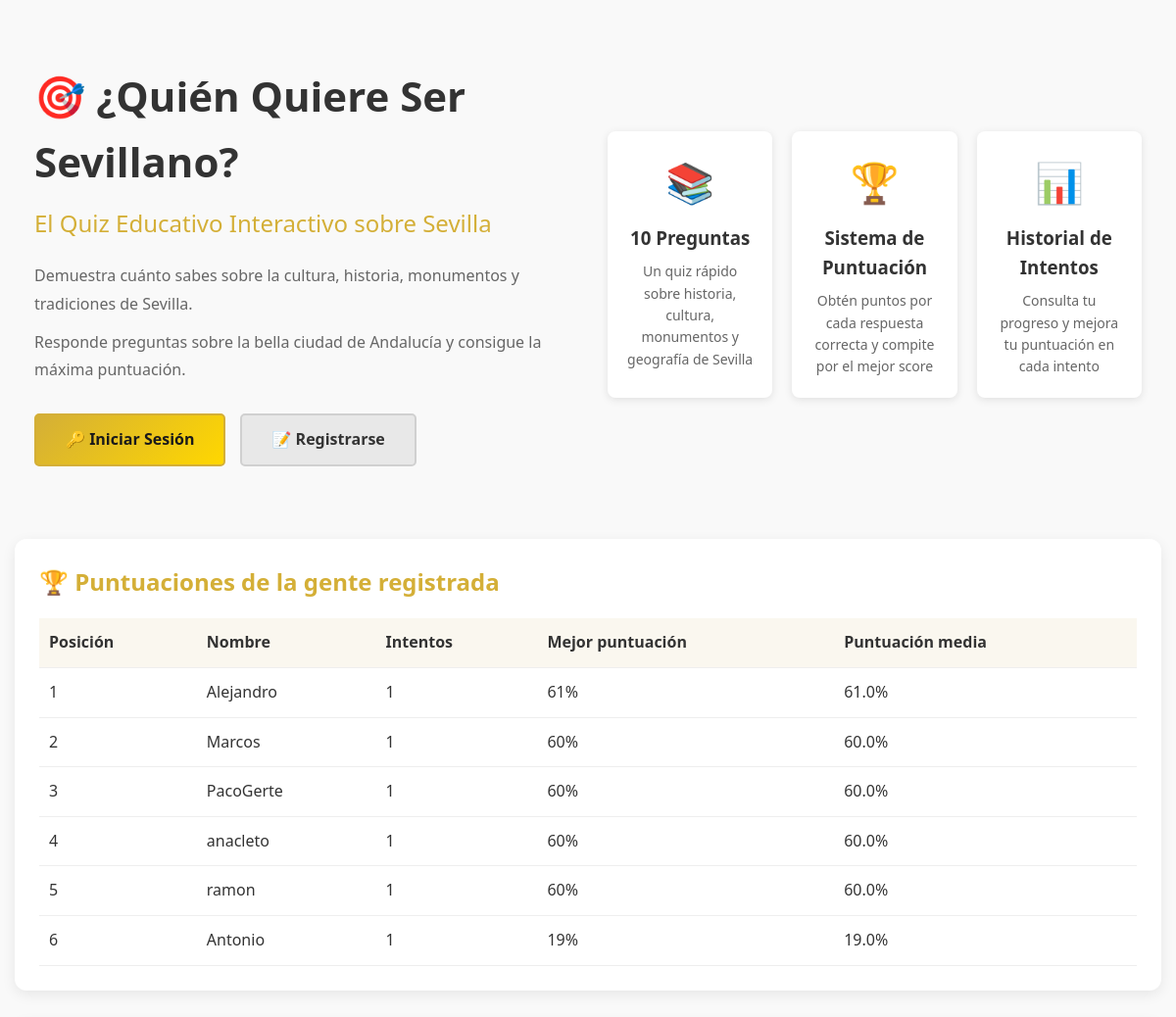
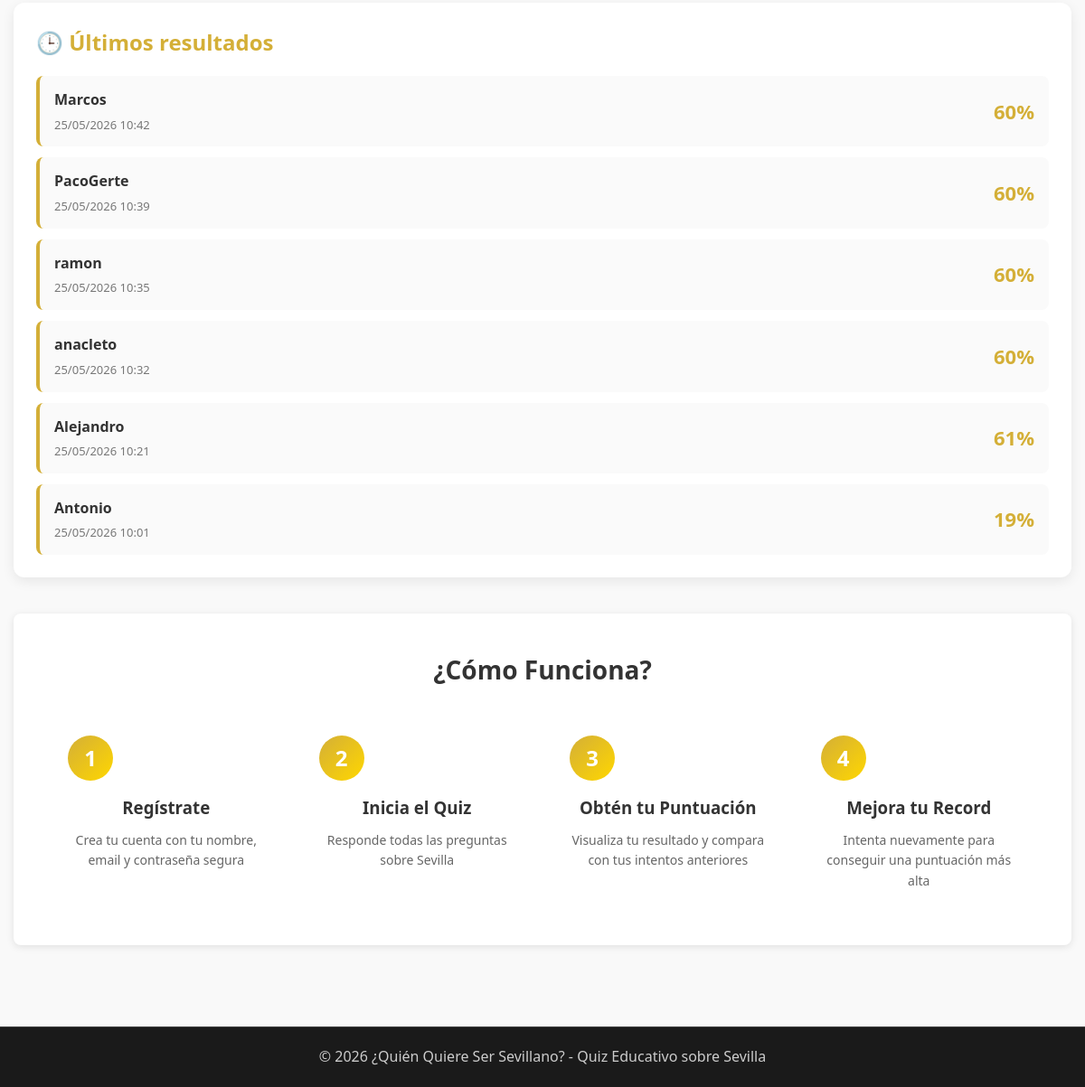
The page / on the database its author committed (2 pictures, top to bottom).
### tables this page shows
CREATE TABLE usuarios (
            id INTEGER PRIMARY KEY AUTOINCREMENT,
            nombre TEXT NOT NULL,
            email TEXT UNIQUE NOT NULL,
            contraseña TEXT NOT NULL,
            fecha_registro TIMESTAMP DEFAULT CURRENT_TIMESTAMP,
            activo INTEGER DEFAULT 1
        );

CREATE TABLE puntuaciones (
            id INTEGER PRIMARY KEY AUTOINCREMENT,
            usuario_id INTEGER NOT NULL,
            puntuacion_total INTEGER NOT NULL,
            respuestas_correctas INTEGER NOT NULL,
            respuestas_totales INTEGER NOT NULL,
            fecha_intento TIMESTAMP DEFAULT CURRENT_TIMESTAMP,
            FOREIGN KEY (usuario_id) REFERENCES usuarios(id) ON DELETE CASCADE
        );

### app.py (the view)
@app.route('/')
def index():
    leaderboard = db.get_leaderboard()
    recent_scores = db.get_all_scores()[:10]
    return render_template(
        'index.html',
        leaderboard=leaderboard,
        recent_scores=recent_scores
    )

### app.py (called while the page is built)
@app.before_request
def before_request():
    try:
        _ = db.connection
    except Exception as e:
        print(f"Error en before_request: {e}")

@app.teardown_appcontext
def shutdown_session(exception=None):
    pass

### database.py (called while the page is built, shortened)
    def _get_connection(self):
        return self._local.connection

    @property
    def connection(self):
        return self._get_connection()

    def fetch_query(self, query, params=None):
        cursor = None
        try:
            conn = self.connection
            cursor = conn.cursor()
            if params:
                cursor.execute(query, params)
            else:
                cursor.execute(query)
            columns = [description[0] for description in cursor.description] if cursor.description else []
            result = []
            for row in cursor.fetchall():
                result.append(dict(zip(columns, row)))
            return result
        except Exception as e:
            print(f"Error en consulta: {e}")
            return None
        finally:
            if cursor:
                cursor.close()

    def get_all_scores(self):
        query = """
        SELECT
            p.id,
            p.fecha_intento,
            p.puntuacion_total,
            p.respuestas_correctas,
            p.respuestas_totales,
            u.id as usuario_id,
            u.nombre as usuario_nombre,
            u.email as usuario_email
        FROM puntuaciones p
        INNER JOIN usuarios u ON u.id = p.usuario_id
        ORDER BY p.fecha_intento DESC
        """
        scores = self.fetch_query(query)
        if scores:
            for score in scores:
                if isinstance(score['fecha_intento'], str):
                    try:
                        score['fecha_intento'] = datetime.fromisoformat(score['fecha_intento'])
                    except ValueError:
                        pass
        return scores or []

### templates/index.html (shortened to what this page needs)
{% extends "base.html" %}
{% block content %}
<div class="hero">
    <div class="hero-content">
        <h1 class="main-title">🎯 ¿Quién Quiere Ser Sevillano?</h1>
        <p class="subtitle">El Quiz Educativo Interactivo sobre Sevilla</p>
        <div class="hero-description">
            <p>Demuestra cuánto sabes sobre la cultura, historia, monumentos y tradiciones de Sevilla.</p>
            <p>Responde preguntas sobre la bella ciudad de Andalucía y consigue la máxima puntuación.</p>
        </div>
        <div class="cta-buttons">
            {% if 'user_id' in session %}
            <a href="{{ url_for('dashboard') }}" class="btn btn-primary btn-large">
                📊 Ir a mi Dashboard
            </a>
            {% else %}
            <a href="{{ url_for('login') }}" class="btn btn-primary btn-large">
                🔑 Iniciar Sesión
            </a>
            {% endif %}
            <a href="{{ url_for('registro') }}" class="btn btn-secondary btn-large">
                📝 Registrarse
            </a>
        </div>
    </div>
    <div class="hero-features">
        <div class="feature">
            <div class="feature-icon">📚</div>
            <h3>10 Preguntas</h3>
            <p>Un quiz rápido sobre historia, cultura, monumentos y geografía de Sevilla</p>
        </div>
        <div class="feature">
            <div class="feature-icon">🏆</div>
            <h3>Sistema de Puntuación</h3>
            <p>Obtén puntos por cada respuesta correcta y compite por el mejor score</p>
        </div>
        <div class="feature">
            <div class="feature-icon">📊</div>
            <h3>Historial de Intentos</h3>
            <p>Consulta tu progreso y mejora tu puntuación en cada intento</p>
        </div>
    </div>
</div>
<div class="leaderboard-section">
    <h2>🏆 Puntuaciones de la gente registrada</h2>
    {% if leaderboard %}
    <div class="leaderboard-table-wrapper">
        <table class="leaderboard-table">
            <thead>
                <tr>
                    <th>Posición</th>
                    <th>Nombre</th>
                    <th>Intentos</th>
                    <th>Mejor puntuación</th>
                    <th>Puntuación media</th>
                </tr>
            </thead>
            <tbody>
                {% for row in leaderboard[:10] %}
                <tr>
                    <td>{{ loop.index }}</td>
                    <td>{{ row.nombre }}</td>
                    <td>{{ row.intentos }}</td>
                    <td>{{ "%.0f"|format(row.puntuacion_maxima) if row.puntuacion_maxima else 0 }}%</td>
                    <td>{{ "%.1f"|format(row.puntuacion_promedio) if row.puntuacion_promedio else 0 }}%</td>
                </tr>
                {% endfor %}
            </tbody>
        </table>
    </div>
    {% else %}
    <div class="empty-leaderboard">
        <p>Aún no hay puntuaciones registradas.</p>
    </div>
    {% endif %}
</div>
<div class="recent-scores-section">
    <h2>🕒 Últimos resultados</h2>
    {% if recent_scores %}
    <div class="recent-scores-list">
        {% for score in recent_scores %}
        <div class="recent-score-card">
            <div>
                <strong>{{ score.usuario_nombre }}</strong>
                <div class="recent-score-meta">{{ score.fecha_intento.strftime('%d/%m/%Y %H:%M') if score.fecha_intento else '' }}</div>
            </div>
            <div class="recent-score-value">{{ score.puntuacion_total }}%</div>
        </div>
        {% endfor %}
    </div>
    {% endif %}
</div>
<div class="info-section">
    <h2>¿Cómo Funciona?</h2>
    <div class="steps">
        <div class="step">
            <div class="step-number">1</div>
            <h3>Regístrate</h3>
            <p>Crea tu cuenta con tu nombre, email y contraseña segura</p>
        </div>
        <div class="step">
            <div class="step-number">2</div>
            <h3>Inicia el Quiz</h3>
            <p>Responde todas las preguntas sobre Sevilla</p>
        </div>
        <div class="step">
            <div class="step-number">3</div>
            <h3>Obtén tu Puntuación</h3>
            <p>Visualiza tu resultado y compara con tus intentos anteriores</p>
        </div>
        <div class="step">
            <div class="step-number">4</div>
            <h3>Mejora tu Record</h3>
            <p>Intenta nuevamente para conseguir una puntuación más alta</p>
        </div>
    </div>
</div>
{% endblock %}

### templates/base.html (shortened to what this page needs)
<!DOCTYPE html>
<html lang="es">
<head>
    <link rel="stylesheet" href="{{ url_for('static', filename='style.css') }}">
</head>
<body>
    <div class="container">
        {% block content %}{% endblock %}
    </div>
    <footer class="footer">
        <p>&copy; 2026 ¿Quién Quiere Ser Sevillano? - Quiz Educativo sobre Sevilla</p>
    </footer>
</body>
</html>

### static/style.css (style rules this page uses)
* { margin: 0; padding: 0; box-sizing: border-box; }
:root { --color-primary: #d4af37; --color-secondary: #f0f0f0; --color-dark: #333; --color-light: #f9f9f9; --color-success: #4caf50; --color-danger: #f44336; --color-warning: #ff9800; --font-main: 'Segoe UI', Tahoma, Geneva, Verdana, sans-serif; }
html, body { height: 100%; font-family: var(--font-main); background-color: var(--color-light); color: var(--color-dark); }
body { display: flex; flex-direction: column; line-height: 1.6; }
.container { flex: 1; max-width: 1400px; margin: 0 auto; width: 100%; padding: 0 15px; }
.leaderboard-section, .recent-scores-section { background: #fff; margin: 30px 0; padding: 25px; border-radius: 12px; box-shadow: 0 4px 14px rgba(0, 0, 0, 0.08); }
.leaderboard-section h2, .recent-scores-section h2 { color: #d4af37; margin-bottom: 18px; }
.leaderboard-table-wrapper { overflow-x: auto; }
.leaderboard-table { width: 100%; border-collapse: collapse; min-width: 720px; }
.leaderboard-table th, .leaderboard-table td { text-align: left; padding: 12px 10px; border-bottom: 1px solid #eee; }
.leaderboard-table th { background: #faf7ef; }
.recent-scores-list { display: grid; gap: 12px; }
.recent-score-card { display: flex; justify-content: space-between; align-items: center; padding: 14px 16px; background: #fafafa; border-left: 4px solid var(--color-primary); border-radius: 8px; }
.recent-score-meta { color: #777; font-size: 13px; margin-top: 4px; }
.recent-score-value { font-size: 22px; font-weight: 700; color: #d4af37; }
.footer { background: #1a1a1a; color: #ccc; text-align: center; padding: 20px; margin-top: 50px; border-top: 1px solid #444; }
.btn { display: inline-block; padding: 10px 20px; border: none; border-radius: 5px; cursor: pointer; text-decoration: none; font-weight: 600; transition: all 0.3s ease; font-size: 14px; text-align: center; }
.btn-primary { background: linear-gradient(135deg, var(--color-primary), #ffd700); color: #1a1a1a; border: 2px solid var(--color-primary); }
.btn-secondary { background: #e8e8e8; color: var(--color-dark); border: 2px solid #d0d0d0; }
.btn-large { padding: 12px 30px; font-size: 16px; }
.hero { display: grid; grid-template-columns: 1fr 1fr; gap: 40px; align-items: center; padding: 40px 20px; margin: 20px 0; min-height: 500px; }
.hero-content { text-align: left; }
.main-title { font-size: 42px; color: var(--color-dark); margin-bottom: 10px; font-weight: 800; }
.subtitle { font-size: 24px; color: var(--color-primary); margin-bottom: 20px; }
.hero-description { color: #666; font-size: 16px; margin-bottom: 30px; line-height: 1.8; }
.hero-description p { margin: 10px 0; }
.cta-buttons { display: flex; gap: 15px; flex-wrap: wrap; }
.hero-features { display: grid; grid-template-columns: repeat(3, 1fr); gap: 20px; }
.feature { background: white; padding: 20px; border-radius: 8px; text-align: center; box-shadow: 0 2px 8px rgba(0, 0, 0, 0.1); transition: transform 0.3s; }
.feature-icon { font-size: 40px; margin-bottom: 10px; }
.feature h3 { color: var(--color-dark); margin-bottom: 8px; }
.feature p { color: #666; font-size: 14px; line-height: 1.6; }
.info-section { background: white; padding: 40px; border-radius: 8px; margin: 40px 0; box-shadow: 0 2px 8px rgba(0, 0, 0, 0.1); }
.info-section h2 { text-align: center; color: var(--color-dark); margin-bottom: 30px; font-size: 28px; }
.steps { display: grid; grid-template-columns: repeat(auto-fit, minmax(200px, 1fr)); gap: 20px; }
.step { text-align: center; padding: 20px; }
.step-number { display: inline-block; width: 50px; height: 50px; background: linear-gradient(135deg, var(--color-primary), #ffd700); color: white; border-radius: 50%; display: flex; align-items: center; justify-content: center; font-size: 24px; font-weight: bold; margin-bottom: 15px; }
.step h3 { color: var(--color-dark); margin-bottom: 10px; }
.step p { color: #666; font-size: 14px; line-height: 1.6; }

### rows shown on the page
usuarios: nombre "Alejandro", intentos "1", puntuacion_maxima "61", puntuacion_promedio "61.0"
usuarios: nombre "Marcos", intentos "1", puntuacion_maxima "60", puntuacion_promedio "60.0"
usuarios: nombre "PacoGerte", intentos "1", puntuacion_maxima "60", puntuacion_promedio "60.0"
usuarios: nombre "anacleto", intentos "1", puntuacion_maxima "60", puntuacion_promedio "60.0"
usuarios: nombre "ramon", intentos "1", puntuacion_maxima "60", puntuacion_promedio "60.0"
usuarios: nombre "Antonio", intentos "1", puntuacion_maxima "19", puntuacion_promedio "19.0"
puntuaciones: usuario_nombre "Marcos", fecha_intento "25/05/2026 10:42", puntuacion_total "60"
puntuaciones: usuario_nombre "PacoGerte", fecha_intento "25/05/2026 10:39", puntuacion_total "60"
puntuaciones: usuario_nombre "ramon", fecha_intento "25/05/2026 10:35", puntuacion_total "60"
puntuaciones: usuario_nombre "anacleto", fecha_intento "25/05/2026 10:32", puntuacion_total "60"
puntuaciones: usuario_nombre "Alejandro", fecha_intento "25/05/2026 10:21", puntuacion_total "61"
puntuaciones: usuario_nombre "Antonio", fecha_intento "25/05/2026 10:01", puntuacion_total "19"
